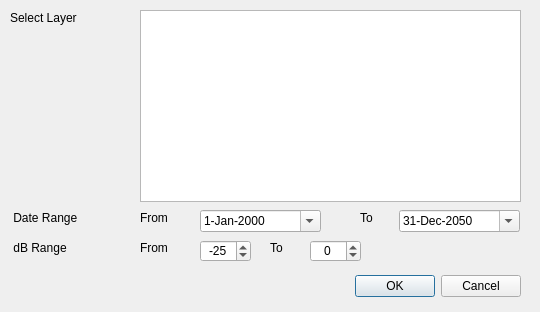
<?xml version="1.0" encoding="UTF-8"?>
<ui version="4.0">
 <class>TimeSeriesSAR3DialogBase</class>
 <widget class="QDialog" name="TimeSeriesSAR3DialogBase">
  <property name="geometry">
   <rect>
    <x>0</x>
    <y>0</y>
    <width>540</width>
    <height>312</height>
   </rect>
  </property>
  <property name="windowTitle">
   <string>Time Series SAR</string>
  </property>
  <widget class="QDialogButtonBox" name="button_box">
   <property name="geometry">
    <rect>
     <x>180</x>
     <y>270</y>
     <width>341</width>
     <height>32</height>
    </rect>
   </property>
   <property name="orientation">
    <enum>Qt::Horizontal</enum>
   </property>
   <property name="standardButtons">
    <set>QDialogButtonBox::Cancel|QDialogButtonBox::Ok</set>
   </property>
  </widget>
  <widget class="QListWidget" name="listWidget">
   <property name="geometry">
    <rect>
     <x>140</x>
     <y>10</y>
     <width>381</width>
     <height>192</height>
    </rect>
   </property>
   <property name="selectionMode">
    <enum>QAbstractItemView::MultiSelection</enum>
   </property>
   <property name="batchSize">
    <number>101</number>
   </property>
  </widget>
  <widget class="QLabel" name="label_2">
   <property name="geometry">
    <rect>
     <x>10</x>
     <y>10</y>
     <width>111</width>
     <height>16</height>
    </rect>
   </property>
   <property name="text">
    <string>Select Layer</string>
   </property>
  </widget>
  <widget class="QLabel" name="label_4">
   <property name="geometry">
    <rect>
     <x>10</x>
     <y>210</y>
     <width>111</width>
     <height>16</height>
    </rect>
   </property>
   <property name="text">
    <string> Date Range</string>
   </property>
  </widget>
  <widget class="QDateEdit" name="date_end">
   <property name="geometry">
    <rect>
     <x>399</x>
     <y>210</y>
     <width>121</width>
     <height>22</height>
    </rect>
   </property>
   <property name="dateTime">
    <datetime>
     <hour>0</hour>
     <minute>0</minute>
     <second>0</second>
     <year>2050</year>
     <month>12</month>
     <day>31</day>
    </datetime>
   </property>
   <property name="maximumDateTime">
    <datetime>
     <hour>23</hour>
     <minute>59</minute>
     <second>59</second>
     <year>2050</year>
     <month>12</month>
     <day>31</day>
    </datetime>
   </property>
   <property name="maximumDate">
    <date>
     <year>2050</year>
     <month>12</month>
     <day>31</day>
    </date>
   </property>
   <property name="minimumDate">
    <date>
     <year>1991</year>
     <month>1</month>
     <day>1</day>
    </date>
   </property>
   <property name="displayFormat">
    <string>d-MMM-yyyy</string>
   </property>
   <property name="calendarPopup">
    <bool>true</bool>
   </property>
  </widget>
  <widget class="QLabel" name="label_5">
   <property name="geometry">
    <rect>
     <x>140</x>
     <y>210</y>
     <width>111</width>
     <height>16</height>
    </rect>
   </property>
   <property name="text">
    <string>From</string>
   </property>
  </widget>
  <widget class="QLabel" name="label_6">
   <property name="geometry">
    <rect>
     <x>360</x>
     <y>210</y>
     <width>111</width>
     <height>16</height>
    </rect>
   </property>
   <property name="text">
    <string>To</string>
   </property>
  </widget>
  <widget class="QDateEdit" name="date_start">
   <property name="geometry">
    <rect>
     <x>200</x>
     <y>210</y>
     <width>121</width>
     <height>22</height>
    </rect>
   </property>
   <property name="dateTime">
    <datetime>
     <hour>0</hour>
     <minute>0</minute>
     <second>0</second>
     <year>2000</year>
     <month>1</month>
     <day>1</day>
    </datetime>
   </property>
   <property name="maximumDateTime">
    <datetime>
     <hour>23</hour>
     <minute>59</minute>
     <second>59</second>
     <year>2050</year>
     <month>12</month>
     <day>31</day>
    </datetime>
   </property>
   <property name="maximumDate">
    <date>
     <year>2050</year>
     <month>12</month>
     <day>31</day>
    </date>
   </property>
   <property name="minimumDate">
    <date>
     <year>1991</year>
     <month>1</month>
     <day>1</day>
    </date>
   </property>
   <property name="displayFormat">
    <string>d-MMM-yyyy</string>
   </property>
   <property name="calendarPopup">
    <bool>true</bool>
   </property>
  </widget>
  <widget class="QLabel" name="label_7">
   <property name="geometry">
    <rect>
     <x>10</x>
     <y>240</y>
     <width>111</width>
     <height>16</height>
    </rect>
   </property>
   <property name="text">
    <string> dB Range</string>
   </property>
  </widget>
  <widget class="QLabel" name="label_8">
   <property name="geometry">
    <rect>
     <x>140</x>
     <y>240</y>
     <width>111</width>
     <height>16</height>
    </rect>
   </property>
   <property name="text">
    <string>From</string>
   </property>
  </widget>
  <widget class="QLabel" name="label_9">
   <property name="geometry">
    <rect>
     <x>270</x>
     <y>240</y>
     <width>111</width>
     <height>16</height>
    </rect>
   </property>
   <property name="text">
    <string>To</string>
   </property>
  </widget>
  <widget class="QSpinBox" name="dB_low">
   <property name="geometry">
    <rect>
     <x>200</x>
     <y>240</y>
     <width>51</width>
     <height>22</height>
    </rect>
   </property>
   <property name="alignment">
    <set>Qt::AlignCenter</set>
   </property>
   <property name="minimum">
    <number>-40</number>
   </property>
   <property name="maximum">
    <number>10</number>
   </property>
   <property name="singleStep">
    <number>1</number>
   </property>
   <property name="stepType">
    <enum>QAbstractSpinBox::AdaptiveDecimalStepType</enum>
   </property>
   <property name="value">
    <number>-25</number>
   </property>
  </widget>
  <widget class="QSpinBox" name="dB_high">
   <property name="geometry">
    <rect>
     <x>310</x>
     <y>240</y>
     <width>51</width>
     <height>22</height>
    </rect>
   </property>
   <property name="layoutDirection">
    <enum>Qt::LeftToRight</enum>
   </property>
   <property name="alignment">
    <set>Qt::AlignCenter</set>
   </property>
   <property name="minimum">
    <number>-40</number>
   </property>
   <property name="maximum">
    <number>10</number>
   </property>
   <property name="singleStep">
    <number>1</number>
   </property>
   <property name="stepType">
    <enum>QAbstractSpinBox::AdaptiveDecimalStepType</enum>
   </property>
   <property name="value">
    <number>0</number>
   </property>
  </widget>
 </widget>
 <resources/>
 <connections>
  <connection>
   <sender>button_box</sender>
   <signal>accepted()</signal>
   <receiver>TimeSeriesSAR3DialogBase</receiver>
   <slot>accept()</slot>
   <hints>
    <hint type="sourcelabel">
     <x>20</x>
     <y>20</y>
    </hint>
    <hint type="destinationlabel">
     <x>20</x>
     <y>20</y>
    </hint>
   </hints>
  </connection>
  <connection>
   <sender>button_box</sender>
   <signal>rejected()</signal>
   <receiver>TimeSeriesSAR3DialogBase</receiver>
   <slot>reject()</slot>
   <hints>
    <hint type="sourcelabel">
     <x>20</x>
     <y>20</y>
    </hint>
    <hint type="destinationlabel">
     <x>20</x>
     <y>20</y>
    </hint>
   </hints>
  </connection>
 </connections>
</ui>
